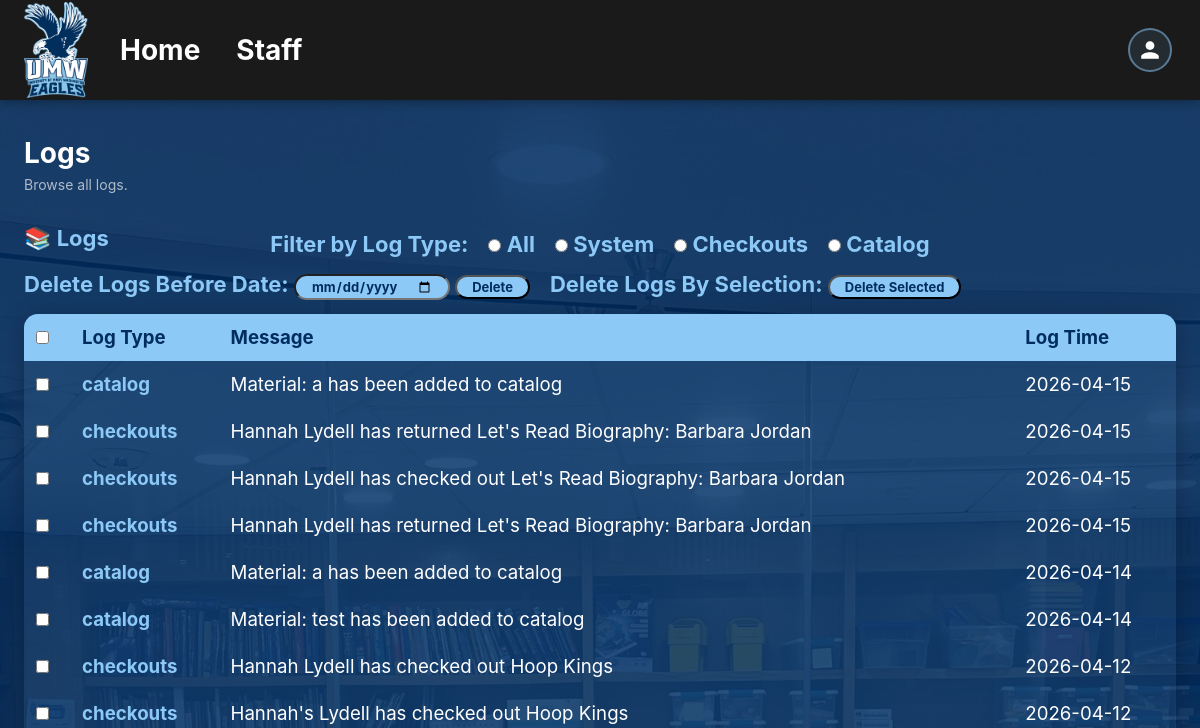
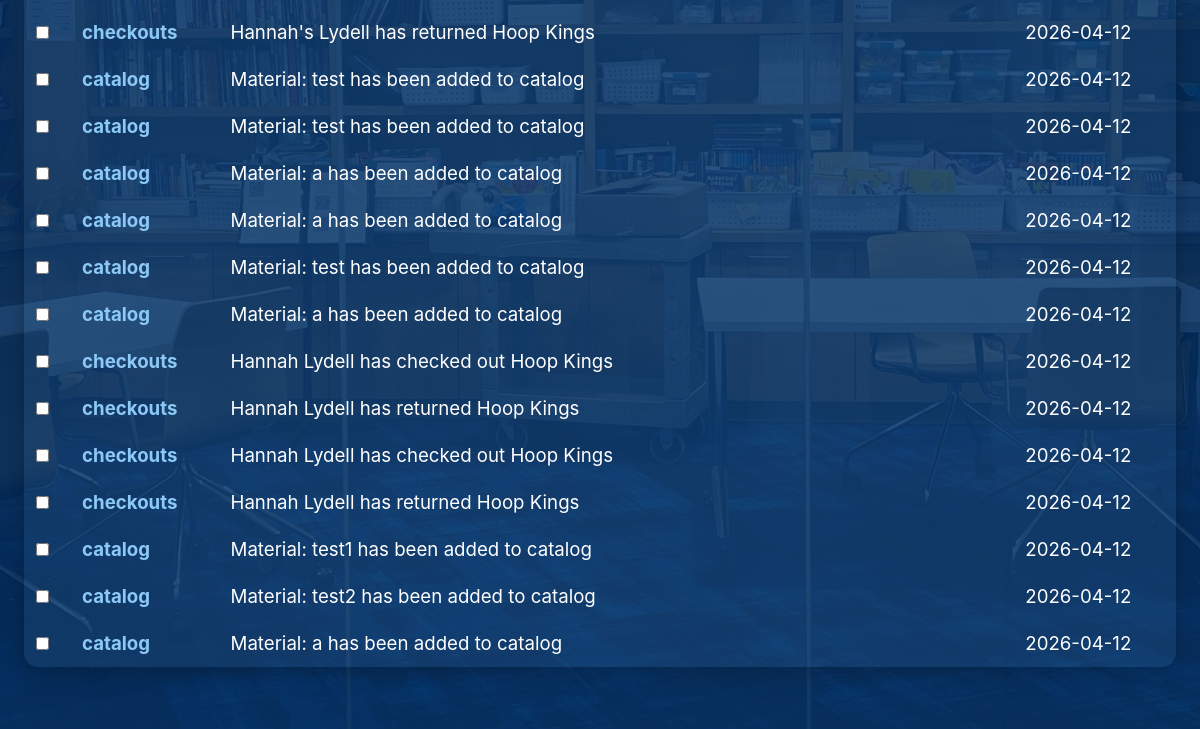
/viewLogs.php (signed in, upper part), run on an earlier commit of the app's database (2 pictures, top to bottom).
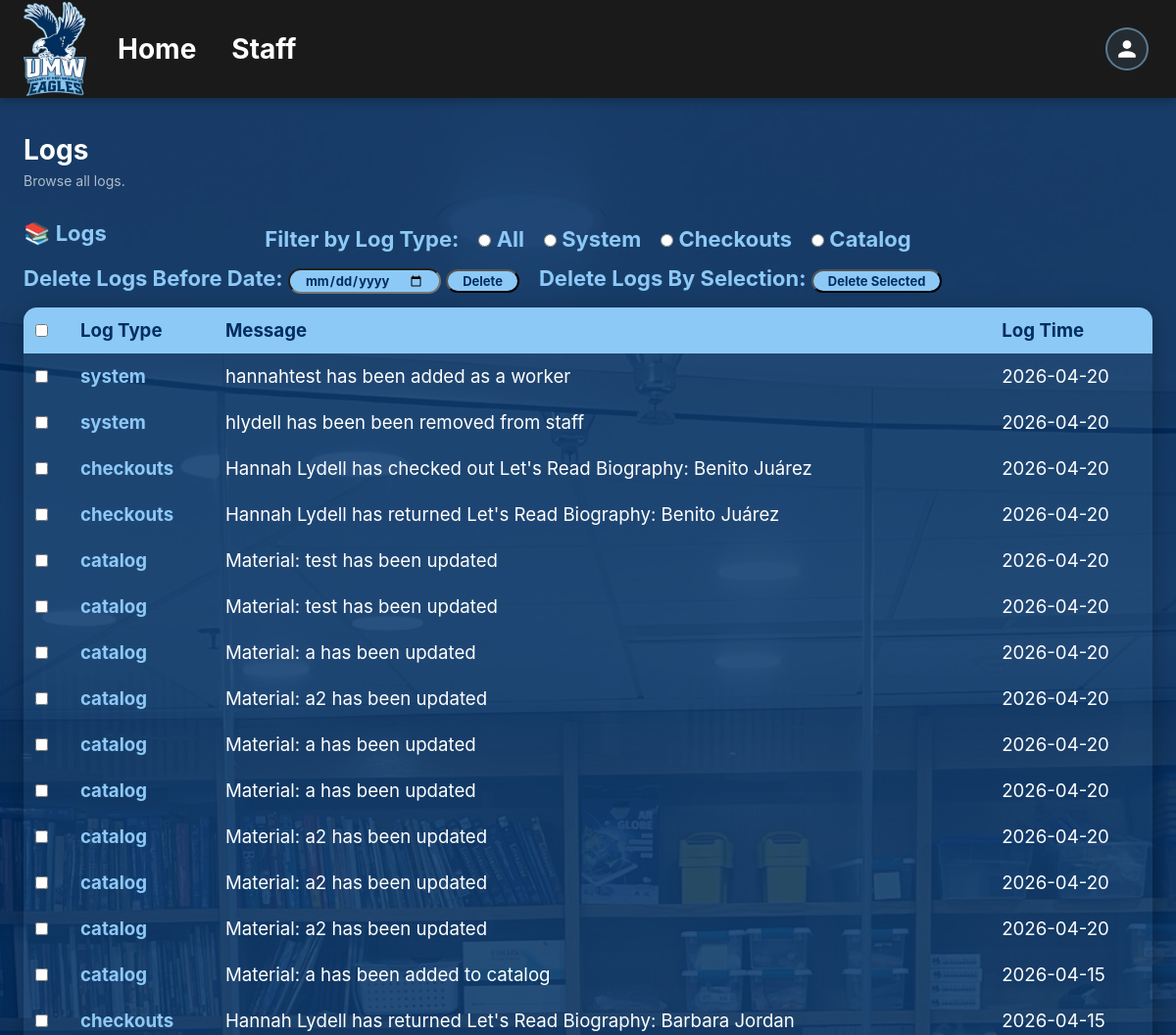
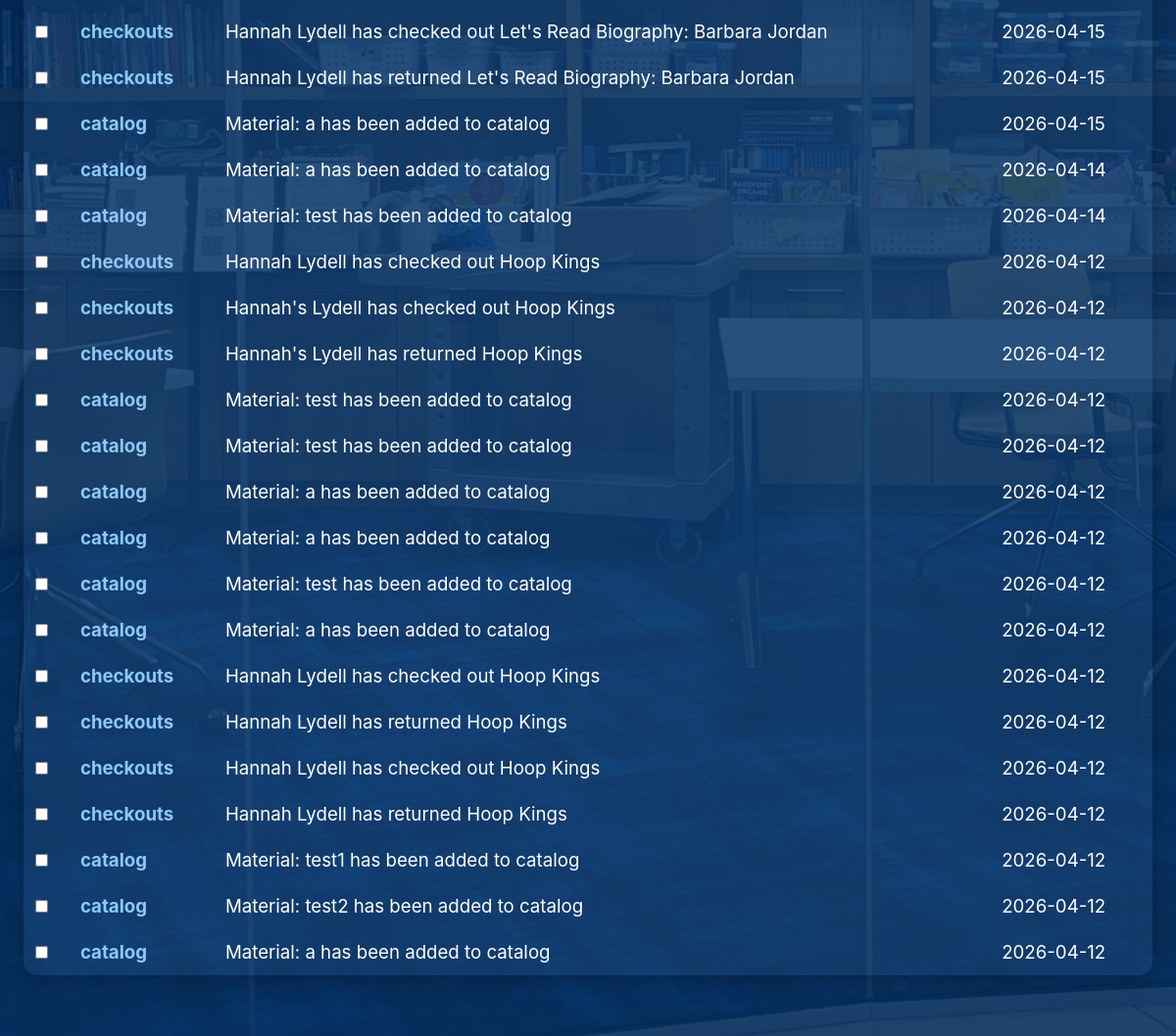
And on a later commit of the database (2 pictures, top to bottom).
### tables this page shows
CREATE TABLE `dblogs` (
  `log_id` int(11) NOT NULL,
  `log_type` varchar(30) NOT NULL,
  `message` text NOT NULL,
  `log_time` date NOT NULL
);

### database/dbLogs.php (called while the page is built, shortened)
<?php
include_once(dirname(__FILE__).'/../domain/Log.php');
function prepare_log_object($log){
    return new Log(
        $log['log_id'],
        $log['log_type'],
        $log['message'],
        $log['log_time']
    );
}
function fetch_all_logs(){
    $con = connect();
    $query = "SELECT * FROM dblogs ORDER BY log_time DESC";
    $result = mysqli_query($con, $query);
    $logs = [];
    while ($row = mysqli_fetch_assoc($result)) {
        $logs[] = prepare_log_object($row);
    }
    return $logs;
}
?>

### domain/Log.php (called while the page is built)
<?php
class Log {
    private $log_id;
    private $log_type;
    private $message;
    private $log_time;
    function __construct($log_id, $log_type, $message, $log_time) {
        $this->log_id = $log_id;
        $this->log_type = $log_type;
        $this->message = $message;
        $this->log_time = $log_time;
    }
    function getLogID() {
        return $this->log_id;
    }
    function getLogType() {
        return $this->log_type;
    }
    function getMessage() {
        return $this->message;
    }
    function getLogTime() {
        return $this->log_time;
    }
}
?>

### viewLogs.php (the view, shortened to what this page needs)
<?php
include_once('database/dbLogs.php');
include_once('domain/Log.php');
$type = $_GET['type'] ?? '';
$logs = [];
if (isset($_GET['type']) && $_GET['type'] != 'all') {
    $logs = fetch_logs_by_type($_GET['type']);
} else {
    $logs = fetch_all_logs();
}
?>
<!DOCTYPE html>
<html lang="en">
<head>
</head>
<body>
<?php require 'header.php'; ?>
<div class="overlay"></div>
<div class="page-wrapper">
<h1 class="page-heading">Logs</h1>
<p class="page-subheading">Browse all logs.</p>
<h2 class="section-heading">
📚 Logs
<div style="display: flex; justify-content: center; margin-top: -20px;">
<form method="GET" style="display: flex; gap: 20px; align-items: center; max-width: 900px;">
<span style="font-weight: bold;">Filter by Log Type:</span>
<label><input type="radio" name="type" value="all" onchange="this.form.submit()" <?php if ($type === 'all') echo 'checked'; ?>> All</label>
<label><input type="radio" name="type" value="system" onchange="this.form.submit()" <?php if ($type === 'system') echo 'checked'; ?>> System</label>
<label><input type="radio" name="type" value="checkouts" onchange="this.form.submit()" <?php if ($type === 'checkouts') echo 'checked'; ?>> Checkouts</label>
<label><input type="radio" name="type" value="catalog" onchange="this.form.submit()" <?php if ($type === 'catalog') echo 'checked'; ?>> Catalog</label>
</form>
</div>
</h2>
<div style="display: flex;">
<h2 class="section-heading" style="margin-right: 20px">
<form action="deleteLogs.php" method="POST">
Delete Logs Before Date:
<input type="date" class="badge" name="selected_date">
<button type="submit" name="date_delete" class="badge">Delete</button>
</form>
</h2>
<h2 class="section-heading">
<form id="bulkDeleteForm" action="deleteLogs.php" method="POST">
Delete Logs By Selection:
<button type="submit" name="bulk_delete" class="badge">Delete Selected</button>
</form>
</h2>
</div>
<div class="table-wrapper">
<table>
<thead>
<tr>
<th><input type="checkbox" id="selectAll"></th>
<th>Log Type</th>
<th>Message</th>
<th>Log Time</th>
</tr>
</thead>
<tbody>
<?php if (empty($logs)): ?>
<tr>
<td colspan="4">
<div class="empty-state">No logs found.</div>
</td>
</tr>
<?php else: ?>
<?php foreach ($logs as $log): ?>
<tr>
<td><input type="checkbox" class="rowCheckbox" name="selected_logs[]" value="<?= $log->getLogID() ?>"></td>
<td class="material-name"><?= htmlspecialchars($log->getLogType()); ?></td>
<td><?= htmlspecialchars($log->getMessage()); ?></td>
<td><?= htmlspecialchars($log->getLogTime()); ?></td>
</tr>
<?php endforeach; ?>
<?php endif; ?>
</tbody>
</table>
</div>
</div>
<?php require 'footer.php'; ?>
</body>
</html>

What changed in the data, as far as the page shows it:
added dblogs: log_type "system", message "hannahtest has been added as a worker", log_time "2026-04-20"
added dblogs: log_type "system", message "hlydell has been been removed from staff", log_time "2026-04-20"
added dblogs: log_type "checkouts", message "Hannah Lydell has checked out Let's Read Biography: Benito Juárez", log_time "2026-04-20"
added dblogs: log_type "checkouts", message "Hannah Lydell has returned Let's Read Biography: Benito Juárez", log_time "2026-04-20"
added dblogs: log_type "catalog", message "Material: test has been updated", log_time "2026-04-20"
added dblogs: log_type "catalog", message "Material: test has been updated", log_time "2026-04-20"
added dblogs: log_type "catalog", message "Material: a has been updated", log_time "2026-04-20"
added dblogs: log_type "catalog", message "Material: a2 has been updated", log_time "2026-04-20"
added dblogs: log_type "catalog", message "Material: a has been updated", log_time "2026-04-20"
added dblogs: log_type "catalog", message "Material: a has been updated", log_time "2026-04-20"
added dblogs: log_type "catalog", message "Material: a2 has been updated", log_time "2026-04-20"
added dblogs: log_type "catalog", message "Material: a2 has been updated", log_time "2026-04-20"
added dblogs: log_type "catalog", message "Material: a2 has been updated", log_time "2026-04-20"
added dblogs: log_type "catalog", message "Material: a has been added to catalog", log_time "2026-04-15"
